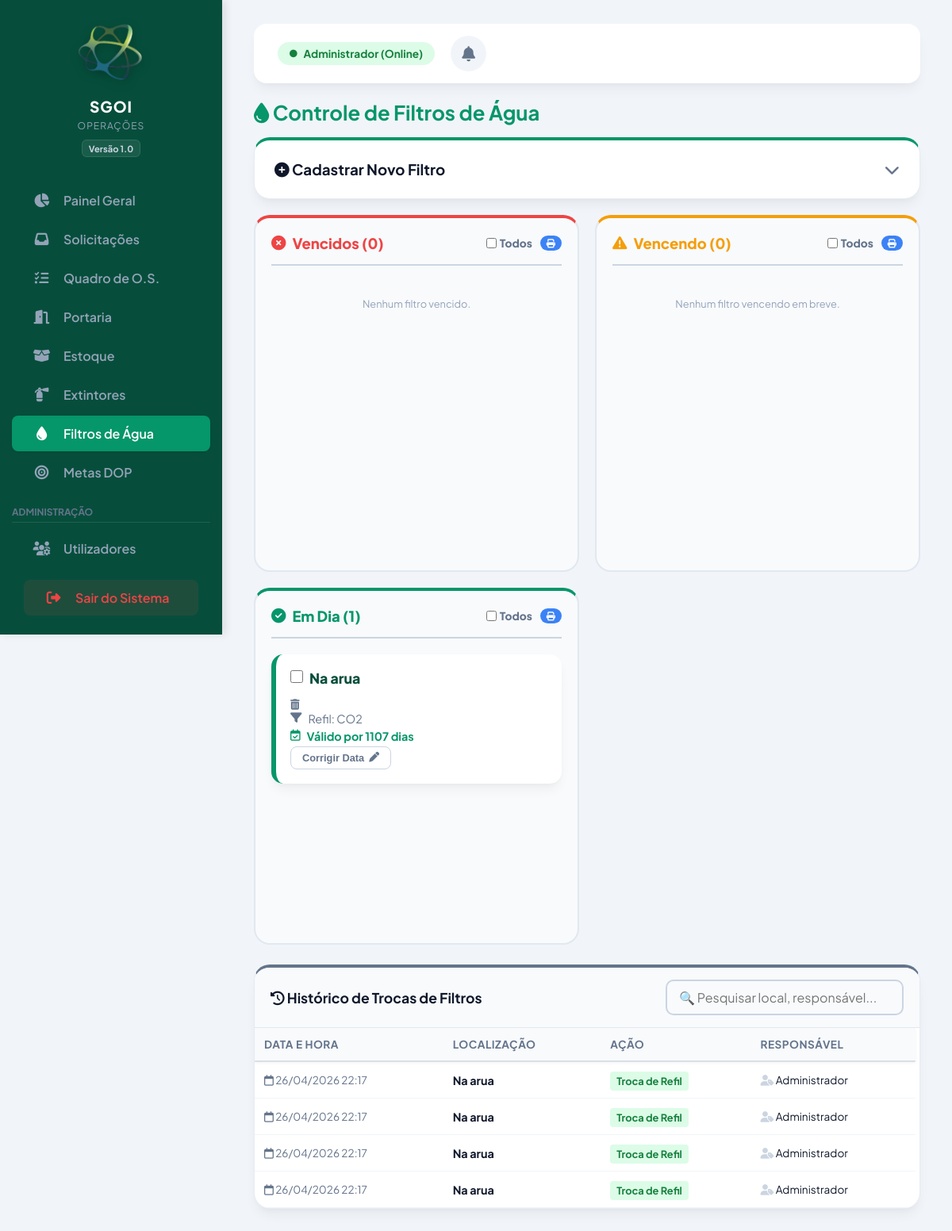
/src/filtros.php (signed in), run on the app's committed database.
### tables this page shows
CREATE TABLE filtros (
        id INTEGER PRIMARY KEY AUTOINCREMENT,
        local TEXT NOT NULL,
        tipo TEXT NOT NULL,
        data_vencimento TEXT NOT NULL,
        criado_por TEXT,
        data_criacao TEXT
    );

CREATE TABLE historico_manutencao (
        id INTEGER PRIMARY KEY AUTOINCREMENT,
        categoria TEXT NOT NULL,
        identificador TEXT NOT NULL,
        acao TEXT NOT NULL,
        usuario TEXT NOT NULL,
        data_hora TEXT NOT NULL
    );

### src/filtros.php (the view, shortened to what this page needs)
<?php
require_once '../config/database.php';
$itens = $pdo->query("SELECT * FROM filtros ORDER BY data_vencimento ASC")->fetchAll();
$vencidos = []; $atencao = []; $em_dia = [];
$hoje = new DateTime(date('Y-m-d'));
$notificacoes = [];
foreach ($itens as $i) {
    $venc = new DateTime($i['data_vencimento']);
    $dif = $hoje->diff($venc);
    $dias = $dif->invert ? -$dif->days : $dif->days;
    if ($dias < 0) {
        $vencidos[] = ['flt' => $i, 'dias' => abs($dias)];
        $notificacoes[] = ['cor' => '#b91c1c', 'bg' => '#fef2f2', 'icone' => 'fa-triangle-exclamation', 'titulo' => 'FILTRO VENCIDO!', 'texto' => "Local: {$i['local']} (Há ".abs($dias)." dias)"];
    } elseif ($dias <= 90) {
        $atencao[] = ['flt' => $i, 'dias' => $dias];
        $notificacoes[] = ['cor' => '#b45309', 'bg' => '#fffbeb', 'icone' => 'fa-droplet', 'titulo' => 'Troca Próxima', 'texto' => "Local: {$i['local']} vence em $dias dias."];
    } else {
        $em_dia[] = ['flt' => $i, 'dias' => $dias];
    }
}
$tem_notificacao = count($notificacoes) > 0;
$historico_geral = $pdo->query("SELECT * FROM historico_manutencao WHERE categoria = 'Filtro' ORDER BY id DESC LIMIT 150")->fetchAll();
?>
<!DOCTYPE html>
<html lang="pt-BR">
<head>
    <link rel="stylesheet" href="../public/style.css?v=<?php echo time(); ?>">
    <link rel="stylesheet" href="https://cdnjs.cloudflare.com/ajax/libs/font-awesome/6.4.0/css/all.min.css">
</head>
<body class="layout-app">
    <?php $pagina_atual = 'filtros.php'; include 'menu_nav.php'; ?>
    <main class="content" id="main-content" style="padding-bottom: 20px;">
        <header class="topbar" style="margin-bottom: 20px;">
            <div class="topbar-right">
                <span class="badge-online">
                    <i class="fa-solid fa-circle" style="font-size: 0.6rem;"></i>
                    <?php echo htmlspecialchars($_SESSION['usuario_nome']); ?> (Online)
                </span>
                <button class="btn-notif <?php echo $tem_notificacao ? 'tem-alerta' : ''; ?>" onclick="abrirNotificacoes()">
                    <i class="fa-solid fa-bell"></i>
                </button>
            </div>
        </header>
        <h1 style="color: var(--primary-green); margin-bottom: 15px; font-size: 1.6em;"><i class="fa-solid fa-droplet"></i> Controle de Filtros de Água</h1>
        <section class="stat-card" style="margin-bottom:20px; border-top: 4px solid var(--primary-green);">
            <div style="display: flex; justify-content: space-between; align-items: center; cursor: pointer;"
                 onclick="var f = document.getElementById('form-filtro'); var i = this.querySelector('.seta'); if(f.style.display === 'none') { f.style.display = 'flex'; i.classList.replace('fa-chevron-down', 'fa-chevron-up'); } else { f.style.display = 'none'; i.classList.replace('fa-chevron-up', 'fa-chevron-down'); }">
                <h3 style="margin:0; color: var(--text-main);"><i class="fa-solid fa-plus-circle"></i> Cadastrar Novo Filtro</h3>
                <i class="fa-solid fa-chevron-down seta" style="color: var(--text-muted); font-size: 1.2em;"></i>
            </div>
        </section>
        <div class="kanban-board">
            <div class="kanban-col" style="border-top: 4px solid var(--danger);">
                <h3>
                    <div style="display:flex; align-items:center; gap:8px; color: var(--danger);">
                        <i class="fa-solid fa-circle-xmark"></i> Vencidos (<?php echo count($vencidos); ?>)
                    </div>
                    <div style="display:flex; align-items:center; gap:10px;">
                        <label style="font-size:0.75em; color:var(--text-muted); cursor:pointer; display:flex; align-items:center; gap:4px;">
                            <input type="checkbox" onchange="marcarTodos(this, 'check-vermelho')" style="accent-color:var(--danger);"> Todos
                        </label>
                        <button type="submit" form="form-imprimir" class="btn" style="background:#3b82f6; padding:4px 8px; font-size:0.7rem;" title="Imprimir Selecionados">
                            <i class="fa-solid fa-print"></i>
                        </button>
                    </div>
                </h3>
                <div class="kanban-cards-area">
                    <?php if(empty($vencidos)) echo "<p style='text-align:center; color:#94a3b8; font-size:0.8em; margin-top:20px;'>Nenhum filtro vencido.</p>"; ?>
                </div>
            </div>
            <div class="kanban-col" style="border-top: 4px solid var(--warning);">
                <h3>
                    <div style="display:flex; align-items:center; gap:8px; color: var(--warning);">
                        <i class="fa-solid fa-triangle-exclamation"></i> Vencendo (<?php echo count($atencao); ?>)
                    </div>
                    <div style="display:flex; align-items:center; gap:10px;">
                        <label style="font-size:0.75em; color:var(--text-muted); cursor:pointer; display:flex; align-items:center; gap:4px;">
                            <input type="checkbox" onchange="marcarTodos(this, 'check-amarelo')" style="accent-color:var(--warning);"> Todos
                        </label>
                        <button type="submit" form="form-imprimir" class="btn" style="background:#3b82f6; padding:4px 8px; font-size:0.7rem;" title="Imprimir Selecionados">
                            <i class="fa-solid fa-print"></i>
                        </button>
                    </div>
                </h3>
                <div class="kanban-cards-area">
                    <?php if(empty($atencao)) echo "<p style='text-align:center; color:#94a3b8; font-size:0.8em; margin-top:20px;'>Nenhum filtro vencendo em breve.</p>"; ?>
                </div>
            </div>
            <div class="kanban-col" style="border-top: 4px solid var(--primary-green);">
                <h3>
                    <div style="display:flex; align-items:center; gap:8px; color: var(--primary-green);">
                        <i class="fa-solid fa-check-circle"></i> Em Dia (<?php echo count($em_dia); ?>)
                    </div>
                    <div style="display:flex; align-items:center; gap:10px;">
                        <label style="font-size:0.75em; color:var(--text-muted); cursor:pointer; display:flex; align-items:center; gap:4px;">
                            <input type="checkbox" onchange="marcarTodos(this, 'check-verde')" style="accent-color:var(--primary-green);"> Todos
                        </label>
                        <button type="submit" form="form-imprimir" class="btn" style="background:#3b82f6; padding:4px 8px; font-size:0.7rem;" title="Imprimir Selecionados">
                            <i class="fa-solid fa-print"></i>
                        </button>
                    </div>
                </h3>
                <div class="kanban-cards-area">
                    <?php foreach($em_dia as $item): ?>
                        <div class="os-card" style="border-left-color: var(--primary-green);">
                            <div class="os-header">
                                <div style="display:flex; align-items:flex-start; gap:8px;">
                                    <input type="checkbox" name="flt_imprimir[]" value="<?php echo $item['flt']['id']; ?>" class="check-imprimir check-verde" form="form-imprimir" style="width:16px; height:16px; accent-color:var(--primary-green); margin-top:2px;">
                                    <h4 class="os-title"><?php echo htmlspecialchars($item['flt']['local']); ?></h4>
                                </div>
                                <form method="POST" style="margin:0;" onsubmit="return confirm('Deseja excluir?')">
                                    <button type="submit" style="background:none; border:none; color:var(--text-muted); cursor:pointer;"><i class="fa-solid fa-trash-can"></i></button>
                                </form>
                            </div>
                            <div class="os-meta"><i class="fa-solid fa-filter"></i> Refil: <?php echo htmlspecialchars($item['flt']['tipo']); ?></div>
                            <div class="os-meta" style="color:var(--primary-green); font-weight:bold;"><i class="fa-regular fa-calendar-check"></i> Válido por <?php echo $item['dias']; ?> dias</div>
                            <div class="os-actions" style="justify-content: flex-end;">
                                <button type="button" class="btn-action btn-action-normal" onclick="document.getElementById('renovar-<?php echo $item['flt']['id']; ?>').style.display='flex'">Corrigir Data <i class="fa-solid fa-pen"></i></button>
                            </div>
                        </div>
                    <?php endforeach; ?>
                </div>
            </div>
        </div>
        <div class="stat-card" style="padding:0; overflow:hidden; border-top:4px solid #64748b; margin-top: 25px;">
            <div style="padding:15px 20px; border-bottom:1px solid #e2e8f0; background:#f8fafc; display:flex; justify-content:space-between; align-items:center; flex-wrap:wrap; gap:15px;">
                <h3 style="margin:0; font-size:1.1em;"><i class="fa-solid fa-clock-rotate-left"></i> Histórico de Trocas de Filtros</h3>
                <input type="text" id="buscaHistorico" placeholder="🔍 Pesquisar local, responsável..." onkeyup="filtrarHistorico()">
            </div>
            <div class="scroll-box" style="max-height: 350px;">
                <table style="width:100%; border-collapse:collapse;">
                    <thead style="position: sticky; top: 0; background: white; z-index: 10; box-shadow: 0 2px 4px rgba(0,0,0,0.05);">
                        <tr><th style="padding:12px; text-align:left;">Data e Hora</th><th style="padding:12px; text-align:left;">Localização</th><th style="padding:12px; text-align:left;">Ação</th><th style="padding:12px; text-align:left;">Responsável</th></tr>
                    </thead>
                    <tbody>
                        <?php foreach($historico_geral as $hg): ?>
                            <tr class="linha-historico">
                                <td style="padding:12px; border-bottom:1px solid #f1f5f9; font-size:0.85em; color:var(--text-muted);"><i class="fa-regular fa-calendar"></i> <?php echo $hg['data_hora']; ?></td>
                                <td style="padding:12px; border-bottom:1px solid #f1f5f9; font-size:0.9em;"><strong><?php echo htmlspecialchars($hg['identificador']); ?></strong></td>
                                <td style="padding:12px; border-bottom:1px solid #f1f5f9;"><span style="background:#dcfce7; color:#15803d; padding:4px 8px; border-radius:4px; font-size:0.8em; font-weight:bold;"><?php echo $hg['acao']; ?></span></td>
                                <td style="padding:12px; border-bottom:1px solid #f1f5f9; font-size:0.85em;"><i class="fa-solid fa-user-tag" style="color:#cbd5e1;"></i> <?php echo htmlspecialchars($hg['usuario']); ?></td>
                            </tr>
                        <?php endforeach; ?>
                    </tbody>
                </table>
            </div>
        </div>
    </main>
</body>
</html>

### public/style.css (style rules this page uses)
:root { --primary-green: #059669; --primary-dark: #064e3b; --secondary-green: #ecfdf5; --accent: #10b981; --danger: #ef4444; --warning: #f59e0b; --info: #3b82f6; --text-main: #0f172a; --text-muted: #64748b; --bg-body: #f1f5f9; --white: #ffffff; --shadow: 0 10px 15px -3px rgba(0, 0, 0, 0.05), 0 4px 6px -2px rgba(0, 0, 0, 0.025); --shadow-sm: 0 1px 3px 0 rgba(0, 0, 0, 0.1), 0 1px 2px 0 rgba(0, 0, 0, 0.06); }
* { box-sizing: border-box; margin: 0; padding: 0; }
body.layout-app { font-family: 'Plus Jakarta Sans', sans-serif; background-color: var(--bg-body); color: var(--text-main); display: flex; min-height: 100vh; overflow-x: hidden; }
.scroll-box { overflow-y: auto; overflow-x: hidden; padding-right: 5px; }
.content { flex: 1; margin-left: 280px; padding: 30px 40px; max-width: calc(100% - 280px); transition: margin-left 0.3s ease; }
.topbar { display: flex; justify-content: space-between; align-items: center; background: var(--white); padding: 15px 30px; border-radius: 16px; box-shadow: var(--shadow); margin-bottom: 35px; position: relative; }
.topbar-right { display: flex; align-items: center; gap: 20px; }
.btn-notif { background: #f1f5f9; border: none; color: var(--text-muted); font-size: 1.2em; cursor: pointer; position: relative; padding: 10px; border-radius: 50%; transition: 0.2s; width: 45px; height: 45px; display: flex; align-items: center; justify-content: center; }
.stat-card { background: var(--white); padding: 25px; border-radius: 20px; box-shadow: var(--shadow); margin-bottom: 25px; border: 1px solid rgba(226, 232, 240, 0.8); transition: transform 0.2s ease, box-shadow 0.2s ease; }
.btn { background: var(--primary-green); color: white; border: none; padding: 12px 24px; border-radius: 10px; cursor: pointer; font-weight: 700; display: inline-flex; align-items: center; justify-content: center; gap: 8px; transition: all 0.2s ease; text-decoration: none; }
input, select, textarea { padding: 14px 16px; border: 2px solid #e2e8f0; border-radius: 10px; background: #f8fafc; outline: none; transition: all 0.2s ease; font-family: inherit; font-size: 0.95em; color: var(--text-main); }
.seta { transition: transform 0.3s ease; }
table { width: 100%; border-collapse: separate; border-spacing: 0; }
th { background: #f8fafc; color: var(--text-muted); font-weight: 700; text-transform: uppercase; font-size: 0.85em; letter-spacing: 0.5px; padding: 15px 20px; text-align: left; border-bottom: 2px solid #e2e8f0; }
td { padding: 15px 20px; border-bottom: 1px solid #f1f5f9; vertical-align: middle; }
tbody tr { transition: background 0.2s ease; }
.badge-online { background: #dcfce7; color: #15803d; border-radius: 20px; padding: 6px 15px; font-size: 0.85rem; font-weight: bold; display: inline-flex; align-items: center; gap: 8px; animation: pulse 2s infinite; }
.kanban-board { display: grid; grid-template-columns: repeat(auto-fit, minmax(320px, 1fr)); gap: 20px; margin-top: 20px; }
.kanban-col { background: #f8fafc; border-radius: 20px; padding: 20px; border: 2px solid #e2e8f0; height: 55vh; min-height: 450px; display: flex; flex-direction: column; }
.kanban-col h3 { font-size: 1.15rem; font-weight: 800; text-align: center; margin-bottom: 20px; border-bottom: 2px solid #cbd5e1; padding-bottom: 15px; display: flex; justify-content: space-between; align-items: center; }
.os-card { background: white; border-radius: 15px; padding: 18px; margin-bottom: 15px; box-shadow: var(--shadow); border-left: 6px solid #64748b; position: relative; }
.os-title { font-size: 1.1rem; font-weight: 800; color: var(--primary-dark); margin-bottom: 8px; line-height: 1.4; }
.os-meta { font-size: 0.9rem; color: var(--text-muted); display: flex; align-items: center; gap: 8px; margin-bottom: 4px; }
#buscaHistorico, #buscaEstoque { padding: 10px 15px; border-radius: 10px; border: 2px solid #cbd5e1; font-size: 1rem; width: 300px; outline: none; transition: border-color 0.3s ease, box-shadow 0.3s ease; }
.btn-action { padding: 6px 14px; font-size: 0.8rem; border-radius: 8px; border: 1px solid transparent; cursor: pointer; font-weight: 800; display: inline-flex; align-items: center; gap: 6px; transition: all 0.2s ease; background-color: #ffffff; }
.btn-action-normal { color: var(--text-muted); border-color: #cbd5e1; }

### data on the page
filtros: local "Na arua", tipo "CO2", dias "1107"
historico_manutencao: data_hora "26/04/2026 22:17", identificador "Na arua", acao "Troca de Refil", usuario "Administrador"
historico_manutencao: data_hora "26/04/2026 22:17", identificador "Na arua", acao "Troca de Refil", usuario "Administrador"
historico_manutencao: data_hora "26/04/2026 22:17", identificador "Na arua", acao "Troca de Refil", usuario "Administrador"
historico_manutencao: data_hora "26/04/2026 22:17", identificador "Na arua", acao "Troca de Refil", usuario "Administrador"

### other printed values
$_SESSION['usuario_nome'] "Administrador"
count($vencidos) "0"
count($atencao) "0"
count($em_dia) "1"
